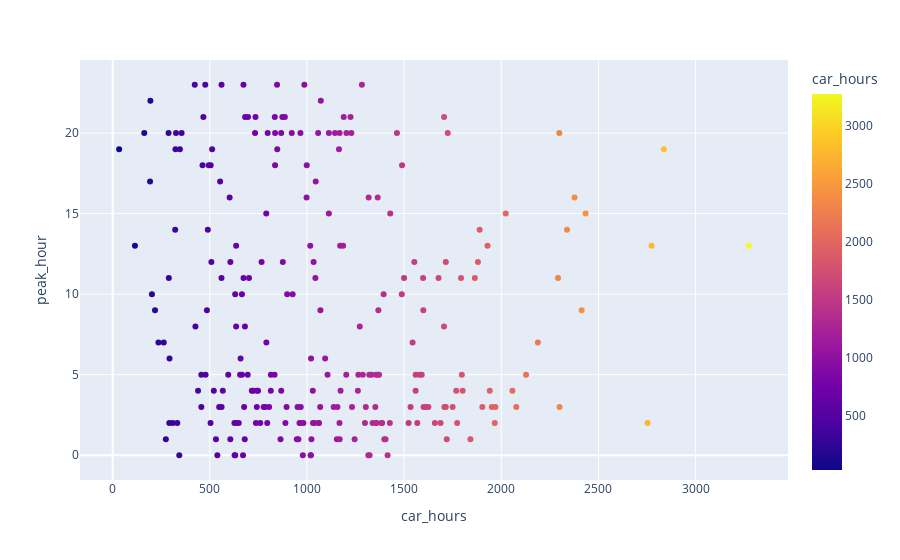

The cell this chart's notebook holds for it:
### Code cell
data = carshare
fig = px.scatter(data, x="car_hours", y="peak_hour", color="car_hours")
fig.show()

### Figure 1 — Plotly figure (JSON) as saved in the notebook; plotly's stock layout.template omitted (floating-point values rounded to 4 significant figures; data arrays with more than 128 entries replaced by an {"elided": "..."} marker saying what was removed)
{"data": [{"hovertemplate": "car_hours=%{marker.color}<br>peak_hour=%{y}<extra></extra>", "legendgroup": "", "marker": {"color": {"elided": "249 float values"}, "coloraxis": "coloraxis", "symbol": "circle"}, "mode": "markers", "name": "", "orientation": "v", "showlegend": false, "type": "scatter", "x": {"elided": "249 float values"}, "xaxis": "x", "y": {"elided": "249 int values"}, "yaxis": "y"}], "layout": {"coloraxis": {"colorbar": {"title": {"text": "car_hours"}}, "colorscale": [[0, "#0d0887"], [0.1111, "#46039f"], [0.2222, "#7201a8"], [0.3333, "#9c179e"], [0.4444, "#bd3786"], [0.5556, "#d8576b"], [0.6667, "#ed7953"], [0.7778, "#fb9f3a"], [0.8889, "#fdca26"], [1, "#f0f921"]]}, "legend": {"tracegroupgap": 0}, "margin": {"t": 60}, "xaxis": {"anchor": "y", "domain": [0, 1], "title": {"text": "car_hours"}}, "yaxis": {"anchor": "x", "domain": [0, 1], "title": {"text": "peak_hour"}}}}
